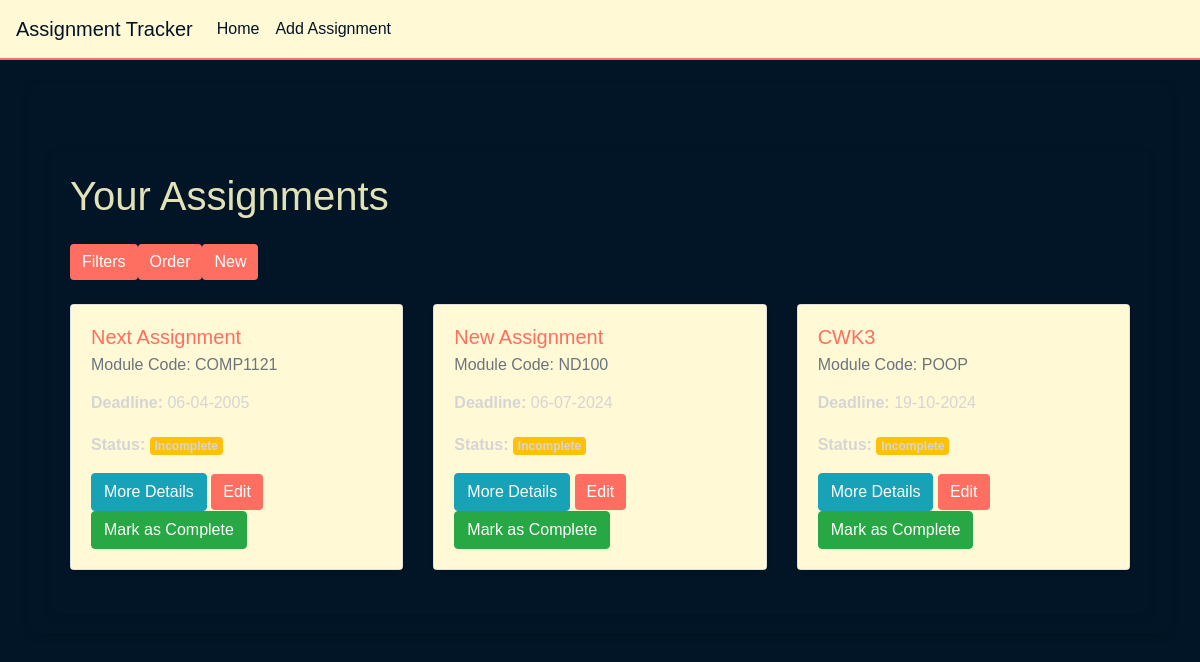
Before: / with the older database file.
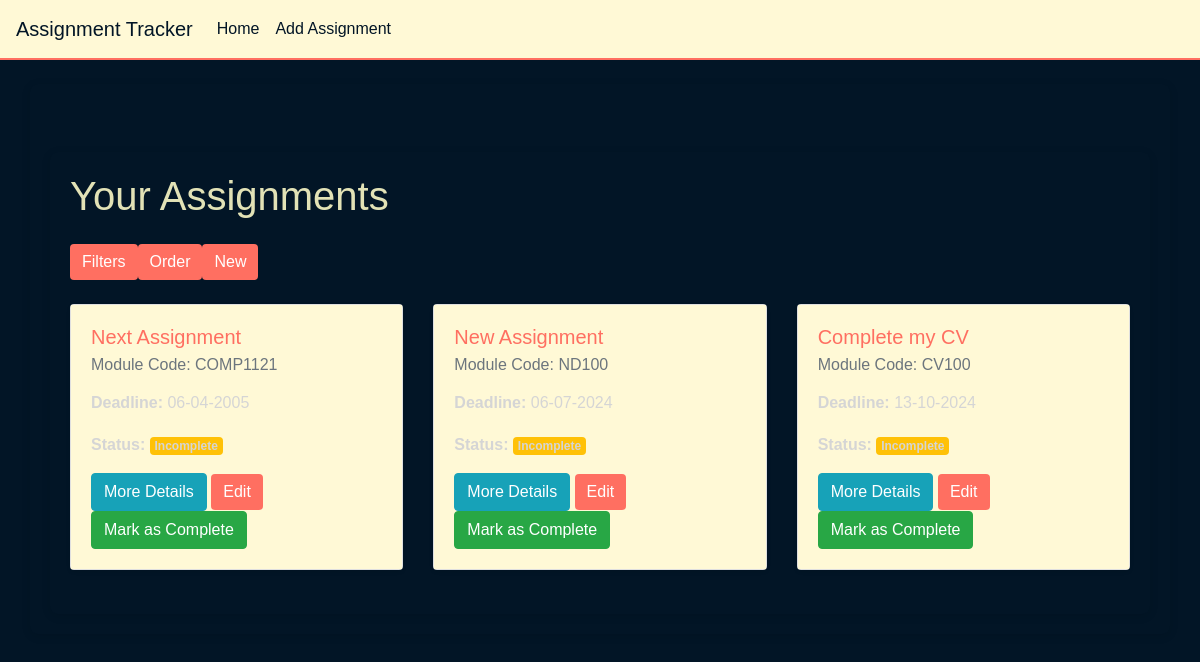
After: the same page with the newer database file.
### app/models.py (models this page shows, shortened)
class Assignment(db.Model):
    id = db.Column(db.Integer, primary_key=True)
    title = db.Column(db.String(100), nullable=False)  # Assessment title
    module_code = db.Column(db.String(20), nullable=False)  # Module code
    deadline = db.Column(db.DateTime, nullable=False)  # Deadline date
    description = db.Column(db.Text, nullable=True)  # Short description
    is_completed = db.Column(db.Boolean, default=False)  # Completion status
    date_created = db.Column(db.DateTime, default=datetime.utcnow)  # Timestamp for when the assignment was added

### app/views.py (the view)
@app.route('/')
def index():
    assignments = Assignment.query.all()
    csrf_token = generate_csrf()
    return render_template("homePage.html", assignments=assignments, csrf_token=csrf_token)

### app/templates/homePage.html (shortened to what this page needs)
{% extends "base.html" %}
{% block head%}
<link rel="stylesheet" href="../static/homeStyles.css">
{% endblock %}
{% block content %}
<div class="container mt-5">
    <h1 class="mb-4">Your Assignments</h1>
    <div class="button-navbar d-flex mb-4">
        <button id="toggle-filters" class="btn btn-primary me-2">Filters</button>
        <button id="order-by" class="btn btn-primary me-2">Order</button>
        <a href="/add-assignment" class="btn btn-primary">New</a>
    </div>
    <div class="row">
        {% for assignment in assignments %}
        <div class="col-md-4 assignment-card" data-status="{{ 'completed' if assignment.is_completed else 'incomplete' }}" data-module-code="{{ assignment.module_code }}" data-title="{{ assignment.title | lower }}">
            <div class="card mb-4 shadow-sm">
                <div class="card-body">
                    <h5 class="card-title">{{ assignment.title }}</h5>
                    <h6 class="card-subtitle mb-2 text-muted">Module Code: {{ assignment.module_code }}</h6>
                    <p class="card-text">
                        <p class="dateP" data-deadline="{{assignment.deadline.strftime('%d-%m-%Y')}}"><strong>Deadline:</strong> {{ assignment.deadline.strftime('%d-%m-%Y') }}</p>
                        <strong>Status:</strong>
                        {% if assignment.is_completed %}
                            <span class="badge bg-success">Completed</span>
                        {% else %}
                            <span class="badge bg-warning">Incomplete</span>
                        {% endif %}
                    </p>
                    <a href="/view-assignment/{{ assignment.id }}" class="btn btn-info">More Details</a>
                    <a href="/edit-assignment/{{ assignment.id }}" class="btn btn-primary">Edit</a>
                    <form action="{{ url_for('toggle_complete', assignment_id=assignment.id) }}" method="POST" style="display:inline;">
                        {% if assignment.is_completed %}
                            <button type="submit" class="btn btn-warning">Mark as Incomplete</button>
                        {% else %}
                            <button type="submit" class="btn btn-success">Mark as Complete</button>
                        {% endif %}
                    </form>
                </div>
            </div>
        </div>
        {% else %}
        <p>No assignments available yet!</p>
        {% endfor %}
    </div>
</div>
{% endblock %}

### app/templates/base.html (shortened to what this page needs)
<!DOCTYPE html>
<html lang="en">
<head>
    {% block head %}
    {% endblock%}
    <link href="https://stackpath.bootstrapcdn.com/bootstrap/4.5.2/css/bootstrap.min.css" rel="stylesheet">
    <link rel="stylesheet" href="../static/baseStyles.css">
</head>
<body>
    <nav class="navbar navbar-expand-lg">
        <a class="navbar-brand" href="/">Assignment Tracker</a>
        <div class="collapse navbar-collapse" id="navbarNav">
            <ul class="navbar-nav">
                <li class="nav-item">
                    <a class="nav-link" href="/">Home</a>
                </li>
                <li class="nav-item">
                    <a class="nav-link" href="/add-assignment">Add Assignment</a>
                </li>
            </ul>
        </div>
    </nav>
    <div class="container mt-4">
        {% block content %}
        {% endblock %}
    </div>
</body>
</html>

### app/static/homeStyles.css (style rules this page uses)
body { font-family: Arial, sans-serif; background-color: #FFF9D6; color: #D5D5D5; line-height: 1.6; }
.card { background-color: #E2E2B6; color: #D5D5D5; border: 0; box-shadow: none; }
.card-body { background-color: #FFF9D6; border: 0 solid #FF6F61; padding: 0; margin: 0; }
.card-title { color: #FF6F61; }
.badge.bg-warning { background-color: #FF9800; }

### app/static/baseStyles.css (style rules this page uses)
body { font-family: Arial, sans-serif; background-color: #021526; color: #E2E2B6; line-height: 1.6; }
.navbar { background-color: #FFF9D6; border-bottom: 2px solid #FF6F61; }
.navbar a { color: #021526; }
.container { padding: 20px; background-color: #021526; border-radius: 0.5rem; box-shadow: 0 2px 10px rgba(0, 0, 0, 0.1); }
.btn-primary { background-color: #FF6F61; border: none; }

Changed rows visible on the page:
no longer on this page (row edited): Assignment: title "CWK3", module_code "POOP", deadline "19-10-2024", is_completed "Incomplete"
added Assignment: title "Complete my CV", module_code "CV100", deadline "13-10-2024", is_completed "Incomplete"
